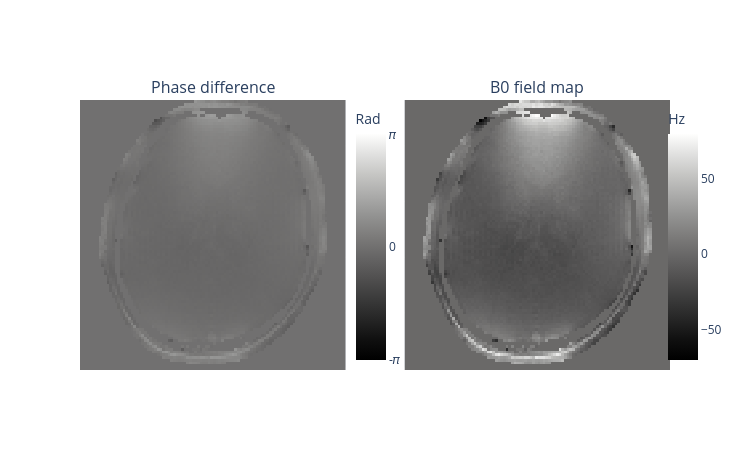

Source (notebook cell):
### Code cell
#| label: b0Fig9jn
plot_2_echo_fmap_bottom(phase1, phase2, echo_time1, echo_time2)

### Figure 1 — Plotly figure (JSON) as saved in the notebook; plotly's stock layout.template omitted (floating-point values rounded to 4 significant figures; data arrays with more than 128 entries replaced by an {"elided": "..."} marker saying what was removed)
{"data": [{"colorbar": {"tickmode": "array", "ticktext": ["-𝜋", 0, "𝜋"], "tickvals": [-3.142, 0, 3.132], "title": {"side": "top", "text": "Rad"}, "x": 0.45}, "colorscale": [[0, "rgb(0, 0, 0)"], [0.09091, "rgb(16, 16, 16)"], [0.1818, "rgb(38, 38, 38)"], [0.2727, "rgb(59, 59, 59)"], [0.3636, "rgb(81, 80, 80)"], [0.4545, "rgb(102, 101, 101)"], [0.5455, "rgb(124, 123, 122)"], [0.6364, "rgb(146, 146, 145)"], [0.7273, "rgb(171, 171, 170)"], [0.8182, "rgb(197, 197, 195)"], [0.9091, "rgb(224, 224, 223)"], [1, "rgb(254, 254, 253)"]], "type": "heatmap", "xaxis": "x", "yaxis": "y", "z": {"elided": "97x100 float values"}, "zmax": 3.142, "zmin": -3.142}, {"colorbar": {"title": {"side": "top", "text": "Hz"}, "x": 0.98}, "colorscale": [[0, "rgb(0, 0, 0)"], [0.09091, "rgb(16, 16, 16)"], [0.1818, "rgb(38, 38, 38)"], [0.2727, "rgb(59, 59, 59)"], [0.3636, "rgb(81, 80, 80)"], [0.4545, "rgb(102, 101, 101)"], [0.5455, "rgb(124, 123, 122)"], [0.6364, "rgb(146, 146, 145)"], [0.7273, "rgb(171, 171, 170)"], [0.8182, "rgb(197, 197, 195)"], [0.9091, "rgb(224, 224, 223)"], [1, "rgb(254, 254, 253)"]], "type": "heatmap", "xaxis": "x2", "yaxis": "y2", "z": {"elided": "97x100 float values"}}], "layout": {"annotations": [{"font": {"size": 16}, "showarrow": false, "text": "Phase difference", "x": 0.225, "xanchor": "center", "xref": "paper", "y": 1, "yanchor": "bottom", "yref": "paper"}, {"font": {"size": 16}, "showarrow": false, "text": "B0 field map", "x": 0.775, "xanchor": "center", "xref": "paper", "y": 1, "yanchor": "bottom", "yref": "paper"}], "height": 450, "width": 750, "xaxis": {"anchor": "y", "domain": [0, 0.45], "showticklabels": false}, "xaxis2": {"anchor": "y2", "domain": [0.55, 1], "showticklabels": false}, "yaxis": {"anchor": "x", "domain": [0, 1], "showticklabels": false}, "yaxis2": {"anchor": "x2", "domain": [0, 1], "showticklabels": false}}}
